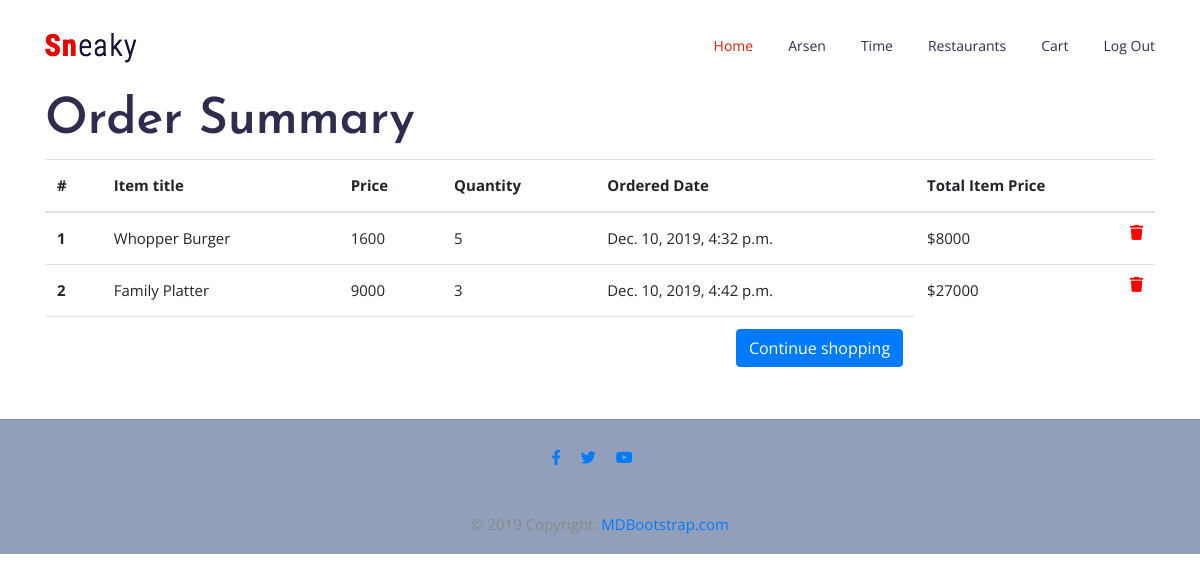
Screenshot of /history-orders/ (signed in) with the database file from the repository.
### main/models.py (models this page shows, shortened)
class OrderItem(models.Model):
    user = models.ForeignKey(settings.AUTH_USER_MODEL,
                             on_delete=models.CASCADE)
    ordered = models.BooleanField(default=False)
    item = models.ForeignKey(Food, on_delete=models.CASCADE)
    ordered_date = models.DateTimeField(default=timezone.now)
    quantity = models.IntegerField(default=1)
    def get_total_item_price(self):
        return self.quantity * self.item.price

class Food(models.Model):
    food_name = models.CharField(max_length=100)
    price = models.IntegerField()
    description = models.TextField()
    rest = models.ForeignKey(Restourant,on_delete=models.CASCADE,blank=True, null=True)
    time = models.CharField(choices=TIME_CHOICES, max_length=2, blank=True, null=True)
    published_date = models.DateTimeField(blank=True, null=True)
    slug = models.SlugField()
    img = models.ImageField(upload_to='img/', default='NULL')

### main/views.py (the view)
# urls.py: path('history-orders/', HistoryView.as_view(), name='history'),
class HistoryView(LoginRequiredMixin, View):
    def get(self, *args, **kwargs):
        try:
            order = Order.objects.get(user=self.request.user, ordered=False)
            context = {
                'object': order
            }
            return render(self.request, 'main/history.html', context)
        except ObjectDoesNotExist:
            messages.warning(self.request, "You do not have an active order")
            return redirect("/")

### main/models.py (called while the page is built)
    def get_total(self):
        total = 0
        for order_item in self.items.all():
            total += order_item.get_total_item_price()
        return total

### main/templates/main/history.html (shortened to what this page needs)
{% extends "main/contact.html" %}
{% block content %}
  <main>
    <div class="container">
    <div class="table-responsive text-nowrap">
    <h2>Order Summary</h2>
    <table class="table">
        <thead>
        <tr>
            <th scope="col">#</th>
            <th scope="col">Item title</th>
            <th scope="col">Price</th>
            <th scope="col">Quantity</th>
            <th scope="col">Ordered Date</th>
            <th scope="col">Total Item Price</th>
        </tr>
        </thead>
        <tbody>
        {% for order_item in object.items.all %}
        <tr>
            <th scope="row">{{ forloop.counter }}</th>
            <td>{{ order_item.item.food_name }}</td>
            <td>{{ order_item.item.price }}</td>
            <td>{{ order_item.quantity }}</td>
            <td>{{ order_item.ordered_date }}</td>
            <td>
                ${{ order_item.get_total_item_price }}
            <a style='color: red;' href="{% url 'remove-from-cart' order_item.item.slug %}">
                <i class="fas fa-trash float-right"></i>
            </a>
            </td>
        </tr>
        {% endfor %}
        {% if object.get_total %}
        <tr>
            <td colspan="5">
            <a class='btn btn-primary float-right' href='/'>Continue shopping</a>
            </td>
        </tr>
        {% endif %}
        </tbody>
    </table>
    </div>
    </div>
  </main>
{% endblock content %}

### main/templates/main/contact.html (shortened to what this page needs)
<!DOCTYPE html>
{% load static %}
<html lang="en">
<head>
      <link rel="stylesheet" href="https://use.fontawesome.com/releases/v5.8.1/css/all.css">
  <link rel="stylesheet" href="https://use.fontawesome.com/releases/v5.8.1/css/all.css">
  <link rel="stylesheet" href="{% static 'main/css/bootstrap.min.css' %}">
  <link rel="stylesheet" href="{% static 'main/css/themify-icons.css' %}">
  <link rel="stylesheet" href="{% static 'main/css/owl.theme.default.min.css' %}">
  <link rel="stylesheet" href="{% static 'main/css/owl.carousel.min.css' %}">
  <link rel="stylesheet" href="{% static 'main/css/magnific-popup.css' %}">
      <link href="{% static 'main/css/bootstrap.min.css' %}" rel="stylesheet">
  <link href="{% static 'main/css/style.min.css' %}" rel="stylesheet">
  <link href="{% static 'main/css/style.min.css' %}" rel="stylesheet">
  <link rel="stylesheet" href="{% static 'main/css/style.css' %}">
</head>
<body>
<header class="header_area">
    <div class="main_menu">
      <nav class="navbar navbar-expand-lg navbar-light">
        <div class="container box_1620">
          <a class="navbar-brand logo_h" href="index.html"><img src="{% static 'main/img/logo.png' %}" alt=""></a>
 <div class="collapse navbar-collapse offset" id="navbarSupportedContent">
            <ul class="nav navbar-nav menu_nav justify-content-end">
              <li class="nav-item active"><a class="nav-link" href="{% url 'index' %}">Home</a></li>
              {% if user.is_authenticated %}
               <li class="nav-item submenu dropdown">
                <a href="#" class="nav-link dropdown-toggle" data-toggle="dropdown" role="button" aria-haspopup="true"
                  aria-expanded="false">{{user.username}}</a>
							</li>
                 <li class="nav-item submenu dropdown">
                <a href="#" class="nav-link dropdown-toggle" data-toggle="dropdown" role="button" aria-haspopup="true"
                  aria-expanded="false">Time</a>
							</li>
              <li class="nav-item submenu dropdown">
                <a href="#" class="nav-link dropdown-toggle" data-toggle="dropdown" role="button" aria-haspopup="true"
                  aria-expanded="false">Restaurants</a>
							</li>
                <li class="nav-item"><a class="nav-link" href="{% url 'order-summary' %}">Cart</a>
              <li class="nav-item"><a class="nav-link" href="{% url 'logout' %}">Log out</a>
             {% endif %}
            </ul>
          </div>
        </div>
      </nav>
    </div>
  </header>
    {% block content %}
    {% endblock content %}
    {% include "main/footer.html" %}
</body>
</html>

### main/static/main/css/style.css (style rules this page uses)
body { color:#888;font-family:"Open Sans",sans-serif;font-size:15px;font-weight:400;line-height:1.8 }
ul { list-style-type:none;margin:0;padding:0 }
h1,h2,h3,h4,h5,h6 { font-family:"Josefin Sans",sans-serif;color:#2f2d4e;line-height:1.2 }
h2,.h2 { font-weight:600;font-size:26px }
@media (min-width: 1200px) { h2,.h2 { font-size:50px } }
.header_area { transition:background 0.4s, all 0.3s linear }
.header_area .navbar-brand { margin-right:30px;padding:0 }
.header_area .menu_nav { width:100% }
.header_area .navbar { background:transparent;border:0px;border-radius:0px;width:100%;padding-top:0;padding-bottom:0 }
.header_area .navbar .nav .nav-item { margin-right:35px }
.header_area .navbar .nav .nav-item .nav-link { font-family:"Open Sans",sans-serif;color:#2f2d4e;text-transform:capitalize;font-size:14px;font-weight:400;padding:33px 0;display:inline-block }
.header_area .navbar .nav .nav-item .nav-link:after { display:none }
.header_area .navbar .nav .nav-item:hover .nav-link,.header_area .navbar .nav .nav-item.active .nav-link { color:#e22104;opacity:1 }
.header_area .navbar .nav .nav-item.submenu { position:relative }
.header_area .navbar .nav .nav-item:last-child { margin-right:0px }

### rows the page displays
OrderItem: item.food_name "Whopper Burger", item.price "1600", quantity "5", ordered_date "Dec. 10, 2019, 4:32 p.m.", get_total_item_price "8000"
OrderItem: item.food_name "Family Platter", item.price "9000", quantity "3", ordered_date "Dec. 10, 2019, 4:42 p.m.", get_total_item_price "27000"

### other values shown
{{ user.username }} "Arsen"
